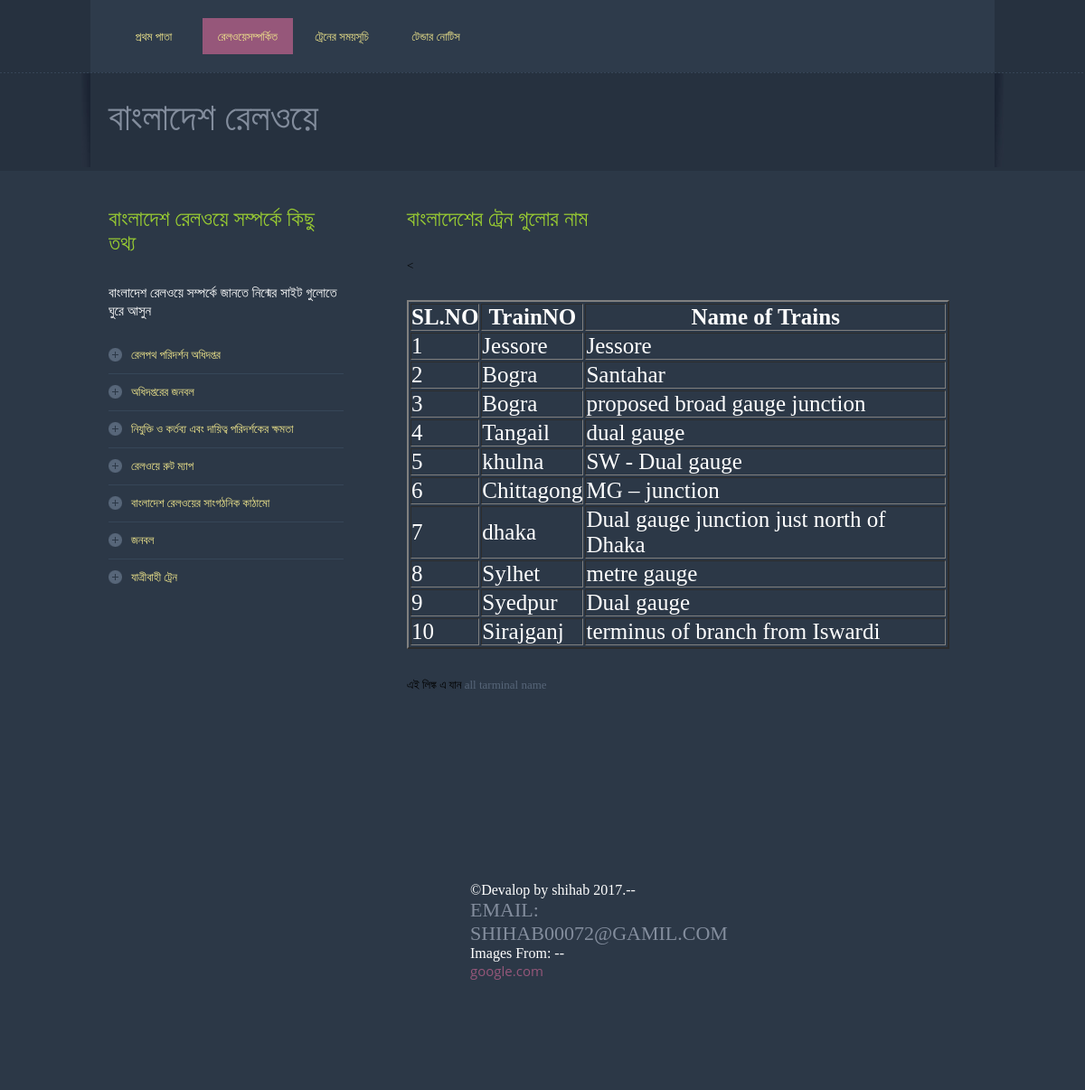
Page /tarminal_name.php on the committed database.
### tables this page shows
CREATE TABLE `tarminal_name` (
  `id` varchar(20) DEFAULT NULL,
  `distric` varchar(35) DEFAULT NULL,
  `tarminal` varchar(45) DEFAULT NULL
);

### tarminal_name.php (the view, shortened to what this page needs)
<!DOCTYPE html>
<head>
<link href="css/styles.css" rel="stylesheet" type="text/css" />
</head>
<body>
<div class="menu-wrapper">
  <div class="menu">
    <ul>
      <li><a href="index.php"id="ticket_link">প্রথম পাতা</a></li>
      <li><a href="about.php" class="active"id="ticket_link" >রেলওয়েসম্পর্কিত </a></li>
      <li><a href="services.php"id="ticket_link">ট্রেনের সময়সূচি</a></li>
      <li><a href="contact.php"id="ticket_link">টেন্ডার নোটিস</a></li>
    </ul>
  </div>
</div>
<div class="border-bottom"></div>
<div class="logo-wrapper">
  <div class="leftshadow"><img src="images/logo-wrap-left.jpg" /></div>
  <div class="logo">
    <h1>বাংলাদেশ রেলওয়ে </h1>
  </div>
  <div class="rightshadow"><img src="images/logo-wrap-right.jpg" /></div>
</div>
<div class="container">
  <div class="panel-wrapper">
    <div class="left-colum">
      <div class="panel">
        <div class="title">
          <h1 id="divission">বাংলাদেশ রেলওয়ে  সম্পর্কে কিছু তথ্য </h1>
          <h2 id="clr">বাংলাদেশ রেলওয়ে সম্পর্কে জানতে নিন্মের সাইট গুলোতে ঘুরে আসুন </h2>
        </div>
        <div class="content">
          <div class="right-panel">
            <ul>
              <li><a href="visit.php"id="ticket_link"> রেলপথ পরিদর্শন অধিদপ্তর</a></li>
              <li><a href="office_public.php"id="ticket_link">অধিদপ্তরের জনবল </a></li>
              <li><a href="man_kork_h.php"id="ticket_link">নিযুক্তি ও কর্তব্য এবং দায়িত্ব পরিদর্শকের ক্ষমতা</a></li>
              <li><a href="map.php"id="ticket_link"> রেলওয়ে রুট ম্যাপ</a></li>
              <li><a href="son_ghoton.php"id="ticket_link">বাংলাদেশ রেলওয়ের সাংগঠনিক কাঠামো</a></li>
              <li><a href="public_all.php"id="ticket_link">জনবল</a></li>
              <li class="borderNone"><a href="train_all.php"id="ticket_link">যাত্রীবাহী ট্রেন</a></li>
            </ul>
          </div>
        </div>
      </div>
    </div>
    <div class="right-colum">
      <div class="title">
        <h1 id="divission">বাংলাদেশের ট্রেন গুলোর নাম </h1>
      </div>
      <div class="content">
        <<p>
          <table border="2" width="600" style="color:white;font-size:25px">
<tr>
<th>SL.NO</th>
<th>TrainNO</th>
<th>Name of Trains</th>
</tr>
<?php
      $run=mysql_query("select * from tarminal_name");
      while($row=mysql_fetch_array($run))
      {
        $sid=$row[0];
        $sname=$row[1];
        $semail=$row[2];
        echo"<tr >
        <td>$sid</td>
        <td>$sname</td>
        <td>$semail</td>
        </tr>";
      }
?>
</table><br/><br/>
        এই লিঙ্ক এ যান  <a href="http://www.railway.gov.bd/site/page/f8898018-00a5-4096-a803-8b533232e60c/%E0%A6%B8%E0%A6%95%E0%A6%B2-%E0%A6%9F%E0%A7%8D%E0%A6%B0%E0%A7%87%E0%A6%A8">all tarminal name</a>
          </p>
      </div>
    </div>
  </div>
</div>
<div class="footer-wrapper">
  <div class="footer">
   <p> <div id="foot">
       ©Devalop by shihab 2017.--<a href="https://mail.google.com/mail/u/0/#inbox"><h1> Email: shihab00072@gamil.com</h1></a> Images From: --<a href="http//google.com"><h2>google.com</h2></a> </p>
      </div>
</div>
</body>
</html>

### css/styles.css (style rules this page uses)
* { margin:0; padding:0; font-family:"Trebuchet MS"; }
body { background:#26313f; }
p { font-family:"Trebuchet MS"; color:#576679; font-size:13px; line-height:20px; }
a { text-decoration:none; color:#576679; }
ul li { list-style:none; outline:none; }
img { border:none; }
h1 { font-family:"Trebuchet MS"; color:#838d9d; font-size:22px; font-weight:normal; text-transform:uppercase; }
h2 { font-family: 'Open Sans', sans-serif; font-size:15px; color:#96577a; font-weight:normal; }
.menu-wrapper { width:1000px; margin:0 auto; margin-top:px; background:#2e3b4b; overflow:hidden; }
.menu { width:534px; float:left; margin-top:20px; margin-left:20px; margin-bottom:20px }
.menu ul li { float:left; width:100px; margin-right:4px; }
.menu ul li a { width:100px; height:40px; line-height:40px; display:block; font-family: 'Open Sans', sans-serif; font-size:14px; color:#96577a; text-align:center; text-transform:uppercase; }
.menu ul li a.active { background:#96577a; color:#ffffff; width:100px; height:40px; }
.border-bottom { width:100%; background:url(../images/dotted-line.jpg) repeat-x; height:1px; }
.logo-wrapper { width:1020px; margin:0 auto; overflow:hidden; }
.leftshadow { width:10px; float:left; }
.rightshadow { width:10px; float:right; }
.logo { width:1000px; float:left; }
.logo h1 { font-family:"Trebuchet MS"; font-size:42px; color:#838d9d; text-transform:uppercase; padding-left:20px; padding-top:25px; }
.panel { overflow:hidden; }
.content { overflow:hidden; font-size:13px; }
.container { width:100%; overflow:hidden; background:#2c3847; padding-bottom:40px; }
.panel-wrapper { width:960px; margin:0 auto; overflow:hidden; margin-top:40px; margin-bottom:40px; }
.panel-wrapper .panel { float:left; width:300px; }
.panel-wrapper .title h1 { padding-bottom:30px; }
.panel-wrapper .title h2 { font-size:15px; padding-bottom:20px; font-weight:normal; }
.panel-wrapper .content p { padding-bottom:30px; line-height:20px; }
.right-panel { width:100%; overflow:hidden; padding-bottom:43px; }
.right-panel ul li { display:block; border-bottom:1px solid #364658; height:40px; line-height:40px; }
.right-panel ul li a { ont-family:"Trebuchet MS"; color:#576679; font-size:13px; text-decoration:none; background:url(../images/icon-circle.png) no-repeat; padding-left:25px; }
.right-panel ul li.borderNone { border-bottom:none; }
.left-colum { width:260px; margin-right:30px; float:left; }
.left-colum .panel { width:260px; overflow:hidden; }
.right-colum { width:600px; margin-right:30px; float:right; }
.footer-wrapper { width:100%; background:#2c3847; overflow:hidden; }
.footer { width:960px; margin:0 auto; margin-top:50px; }
.footer p { text-align:center; padding-bottom:50px; }

### tarminal_name.php (style rules this page uses)
#foot { color: white; padding-bottom:30px; width: 200px; height: 200px; position: relative; left: 400px; }
#clr { color:white; font-size: 15px; }
#ticket_link { color:khaki; font-size: 13px; }
#divission { color:yellowgreen; font-size: 24px; }

### rows in the picture
tarminal_name: id "1", distric "Jessore", tarminal "Jessore"
tarminal_name: id "2", distric "Bogra", tarminal "Santahar"
tarminal_name: id "3", distric "Bogra", tarminal "proposed broad gauge junction"
tarminal_name: id "4", distric "Tangail", tarminal "dual gauge"
tarminal_name: id "5", distric "khulna", tarminal "SW - Dual gauge"
tarminal_name: id "6", distric "Chittagong", tarminal "MG – junction"
tarminal_name: id "7", distric "dhaka", tarminal "Dual gauge junction just north of Dhaka"
tarminal_name: id "8", distric "Sylhet", tarminal "metre gauge"
tarminal_name: id "9", distric "Syedpur", tarminal "Dual gauge"
tarminal_name: id "10", distric "Sirajganj", tarminal "terminus of branch from Iswardi"
